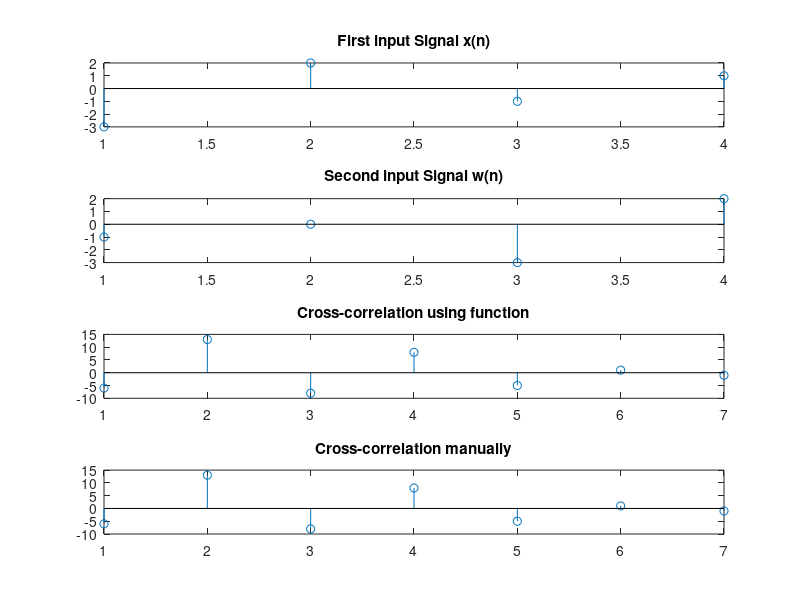

The MATLAB script that drew this image:
x=[-3 2 -1 1];
w=[-1 0 -3 2];
h=fliplr(w);
C=x.'*h;
k=length(x);
l=length(h);
n=k+l-1;
for i=1:n    
    y(i)=0;
    for j=1:k
        s=i-j;
        m=i-j+1;
        if(s<k && m>0)  
            y(i)=y(i)+C(m,j);
        end
    end
end
z=xcorr(x,w);
subplot(4,1,1);
stem(x);
title('First input Signal x(n)');
subplot(4,1,2);
stem(w);
title('Second input Signal w(n)');
subplot(4,1,3);
stem(z);
title('Cross-correlation using function');
subplot(4,1,4);
stem(y);
title('Cross-correlation manually');
